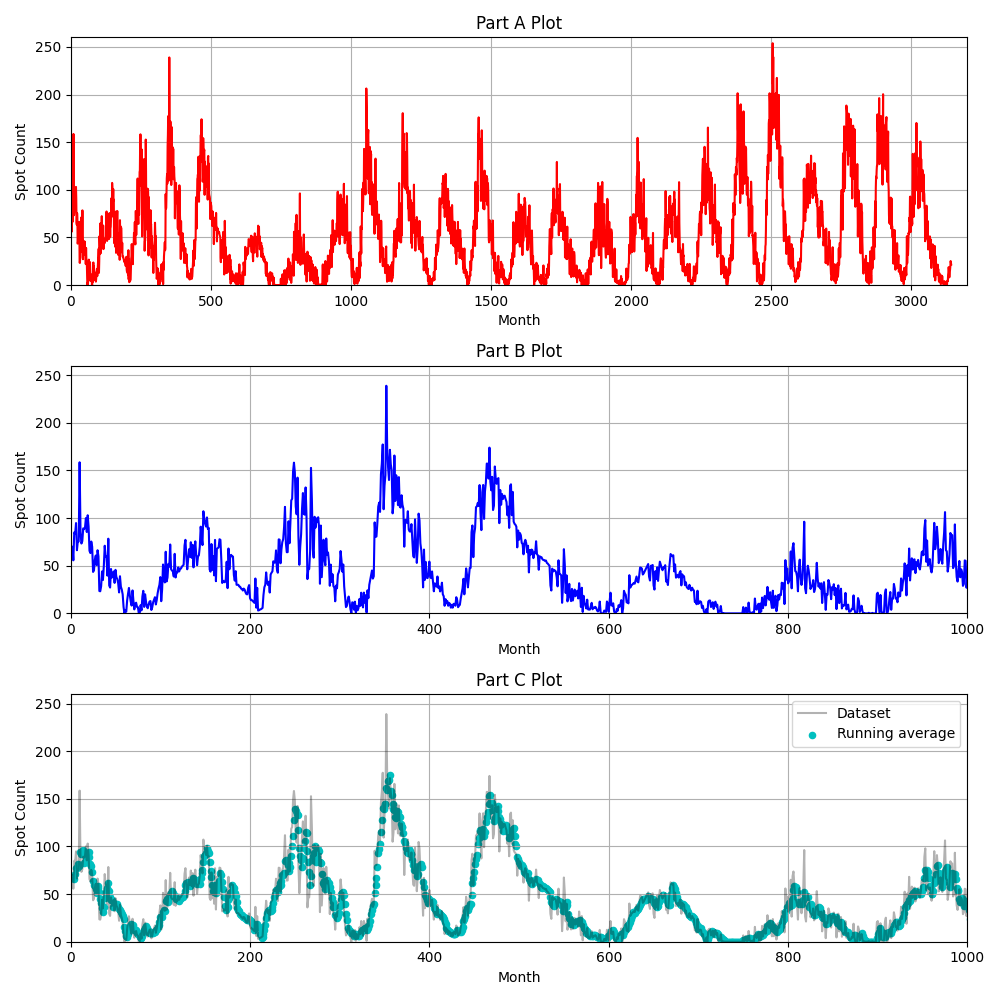

This chart was generated by the following Python code:
# prob3.py
# 2-12-25

import numpy as np
import matplotlib.pyplot as plt

month, spotCount = np.loadtxt('sunspots.txt', usecols=(0, 1), unpack=True)
fig, ax = plt.subplots(3, 1, figsize=(10, 10))

# part a
ax[0].plot(month, spotCount, 'r-')
ax[0].set_title('Part A Plot', fontsize=12)
ax[0].set_xlabel('Month', fontsize=10)
ax[0].set_ylabel('Spot Count', fontsize=10)
ax[0].set_xlim(0,3200)
ax[0].set_ylim(0,260)
ax[0].grid(True)

# part b
ax[1].plot(month, spotCount, 'b-')
ax[1].set_title('Part B Plot', fontsize=12)
ax[1].set_xlabel('Month', fontsize=10)
ax[1].set_ylabel('Spot Count', fontsize=10)
ax[1].set_xlim(0,1000)
ax[1].set_ylim(0,260)
ax[1].grid(True)

# part c
sum = np.cumsum(np.insert(spotCount,0,0))
avg = (sum[5:] - sum[:-5])/5
monthTrim = month[4:]

ax[2].plot(month, spotCount, 'k-',alpha = 0.3, label = "Dataset")
ax[2].scatter(monthTrim, avg, c='c', s=20, label = "Running average")
ax[2].set_title('Part C Plot', fontsize=12)
ax[2].set_xlabel('Month', fontsize=10)
ax[2].set_ylabel('Spot Count', fontsize=10)
ax[2].set_xlim(0,1000)
ax[2].set_ylim(0,260)
ax[2].grid(True)
ax[2].legend()

plt.tight_layout()
plt.savefig('prob3.png')
plt.show()